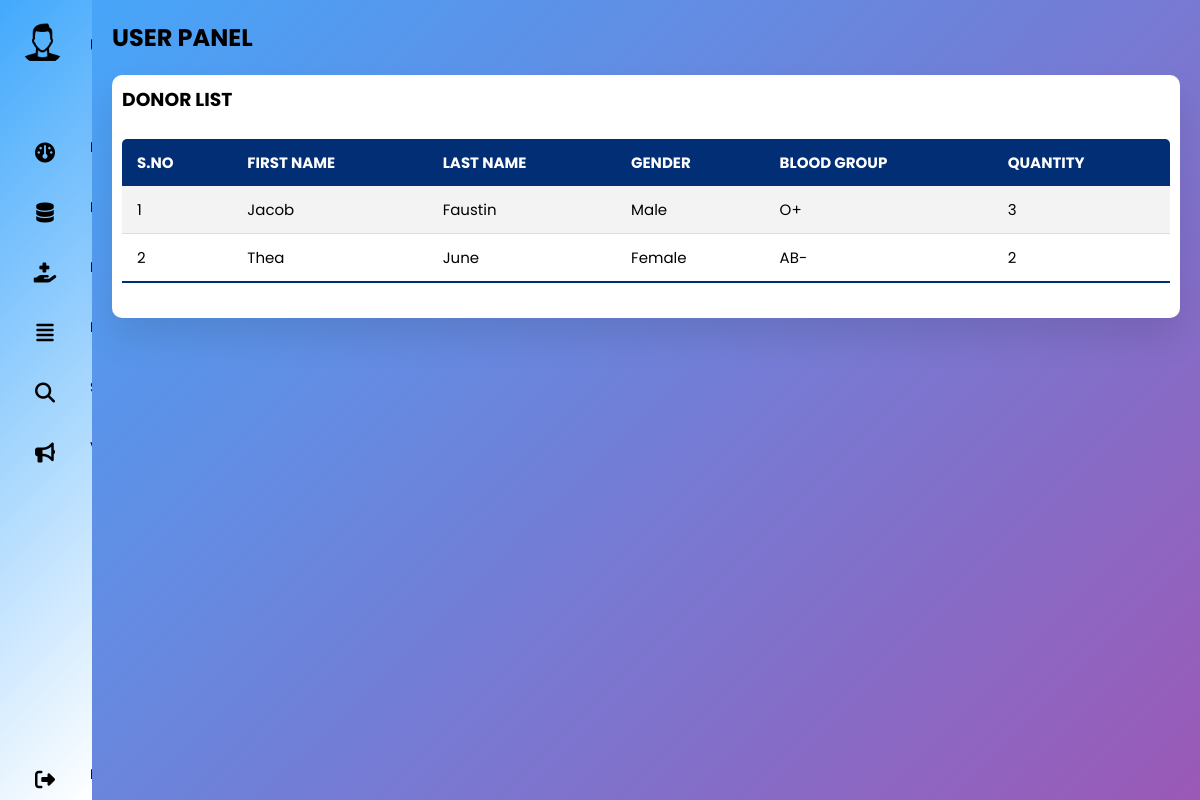
The app's page /user/availblood.php with its own data.
### tables this page shows
CREATE TABLE DONOR(
  DONOR_ID INT NOT NULL,
  FNAME VARCHAR(30) NOT NULL,
  LNAME VARCHAR(30) NOT NULL,
  GENDER CHAR(7),
  DOB DATE NOT NULL,
  QUANTITY INT,
  BLOOD_GRP CHAR(10) NOT NULL,
  EMAIL VARCHAR(50) NOT NULL,
  ADDRESS VARCHAR(100) NOT NULL,
  CONTACT CHAR(10) NOT NULL,
  USERNAME VARCHAR(15) NOT NULL,
  PASSWORD VARCHAR(15) NOT NULL,
  PRIMARY KEY(DONOR_ID),
  FOREIGN KEY(DONOR_ID) REFERENCES USERS(USER_ID) ON DELETE CASCADE
);

### user/availblood.php (the view, shortened to what this page needs)
<?php
require_once('dbcon.php');
$query="SELECT * FROM DONOR";
$result=mysqli_query($con,$query);
?>
    ?><!DOCTYPE html>
<html lang="en">
<head>
  <link rel="stylesheet" href="usrdash.css" />
  <link rel="stylesheet" href="https://cdnjs.cloudflare.com/ajax/libs/font-awesome/5.15.4/css/all.min.css"/>
</head>
<body>
  <div class="container">
    <nav>
      <ul>
        <li><a href="#" class="logo">
          <img src="icons8-user-64.png">
          <span class="nav-item">User</span>
        </a></li>
        <li><a href="userdashboard.php">
          <i class="fas fa-solid fa-gauge"></i>
          <span class="nav-item">Dashboard</span>
        </a></li>
        <li><a href="#">
          <i class="fas fa-database"></i>
          <span class="nav-item">Blood Collection</span>
        </a></li>
        <li><a href="donateblood.php">
            <i class="fas fa-solid fa-hand-holding-medical"></i>
          <span class="nav-item">Donate Blood</span>
        </a></li>
        <li><a href="donsearchbyrecp.php">
        <i class="fas fa-regular fa-align-justify"></i>
          <span class="nav-item">Recipient Form</span></a></li>
            <li><a href="search.php">
            <i class="fas fa-regular fa-magnifying-glass"></i>
            <span class="nav-item">Search Donor</span>
        </a></li>
        <li><a href="viewannoun.php">
          <i class="fas fa-sharp fa-solid fa-bullhorn"></i>
          <span class="nav-item">View Announcements</span>
        </a></li>
        <li><a href="logout.php" class="logout">
          <i class="fas fa-sign-out-alt"></i>
          <span class="nav-item">Log out</span>
        </a></li>
      </ul>
    </nav>
    <section class="main">
      <div class="main-top">
        <h1>USER PANEL</h1>
      </div>
      <section class="attendance">
        <div class="attendance-list">
          <h1>DONOR LIST</h1>
          <table class="table">
            <thead>
              <tr>
                <th>S.NO</th>
                <th>FIRST NAME</th>
                <th>LAST NAME</th>
                <th>GENDER</th>
                <th>BLOOD GROUP</th>
                <th>QUANTITY</th>
              </tr>
            </thead>
            <tbody>
            <?php
            $counter=0;
                  while($row=mysqli_fetch_assoc($result))
                  { $counter=$counter+1;
                  ?>
                <tr>
                  <td><?php echo $counter;?></td>
                  <td><?php echo $row['FNAME'];?></td>
                  <td><?php echo $row['LNAME'];?></td>
                  <td><?php echo $row['GENDER'];?></td>
                  <td><?php echo $row['BLOOD_GRP'];?></td>
                  <td><?php echo $row['QUANTITY'];?></td>
                </tr>
                <?php
                  }
                  ?>
            </tbody>
          </table>
        </div>
      </section>
    </section>
  </div>
</body>
</html>

### user/usrdash.css (style rules this page uses)
* { margin: 0; padding: 0; outline: none; border: none; text-decoration: none; box-sizing: border-box; font-family: "Poppins", sans-serif; }
body { background: linear-gradient(135deg, rgb(67, 169, 252), #9b59b6); }
nav { position: sticky; top: 0; bottom: 0; height: 100vh; left: 0; width: 100px; background: linear-gradient(135deg, rgb(67, 169, 252), white); overflow: hidden; transition: 1s; }
.logo { text-align: center; display: flex; margin: 10px 0 0 10px; padding-bottom: 3rem; }
.logo img { width: 45px; height: 45px; border-radius: 50%; }
.logo span { font-weight: bold; padding-left: 15px; font-size: 18px; text-transform: uppercase; }
a { position: relative; width: 280px; font-size: 14px; color: rgb(0, 0, 0); display: table; padding: 10px; }
nav .fas { position: relative; width: 70px; height: 40px; top: 20px; font-size: 20px; text-align: center; }
.nav-item { position: relative; top: 12px; margin-left: 10px; }
.logout { position: absolute; bottom: 0; }
.container { display: flex; }
.main { position: relative; padding: 20px; width: 100%; }
.main-top { display: flex; width: 100%; }
.attendance { margin-top: 20px; text-transform: capitalize; }
.attendance-list { width: 100%; padding: 10px; margin-top: 10px; background: #fff; border-radius: 10px; box-shadow: 0 20px 35px rgba(0, 0, 0, 0.1); }
.table { border-collapse: collapse; margin: 25px 0; font-size: 15px; min-width: 100%; overflow: hidden; border-radius: 5px 5px 0 0; }
table thead tr { color: #fff; background: #022e75; text-align: left; font-weight: bold; }
.table th, .table td { padding: 12px 15px; }
.table tbody tr { border-bottom: 1px solid #ddd; }
.table tbody tr:nth-of-type(odd) { background: #f3f3f3; }
.table tbody tr:last-of-type { border-bottom: 2px solid #022e75; }

### records on screen
donor: FNAME "Jacob", LNAME "Faustin", GENDER "Male", BLOOD_GRP "O+", QUANTITY "3"
donor: FNAME "Thea", LNAME "June", GENDER "Female", BLOOD_GRP "AB-", QUANTITY "2"
